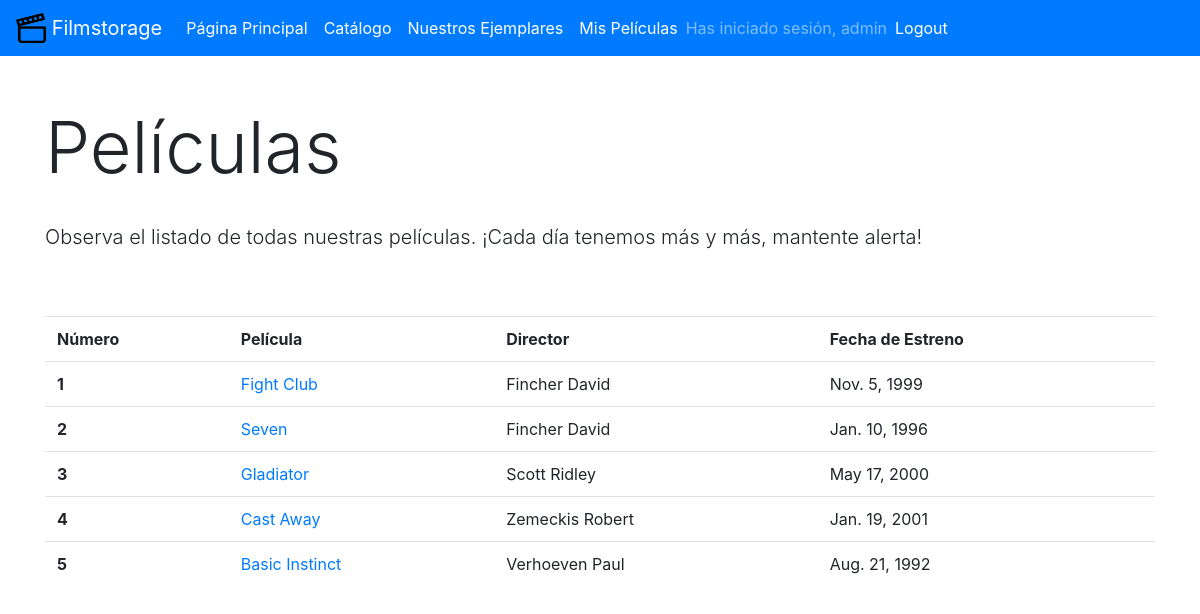
The page /catalog/film_list/ (signed in) on the database its author committed.
### catalog/models.py (models this page shows, shortened)
class Film(models.Model):
    titulo = models.CharField(max_length=50)
    director = ForeignKey('Director', on_delete=models.SET_NULL, null=True)
    genero = ForeignKey('Genre', on_delete=models.SET_NULL, null=True)
    protagonista = ForeignKey('Actor', on_delete=models.SET_NULL, null=True)
    fecha_salida = models.DateField(null=True, blank=True)
    sinopsis = models.TextField(max_length=1000, null=True, blank=True)
    imagen = models.ImageField(upload_to="imagenes", null=True)
    def get_absolute_url(self):
        return reverse('film_detail', args=[str(self.id)])

class Director(models.Model):
    nombre = models.CharField(max_length=30)
    apellido = models.CharField(max_length=30)
    fecha_nacimiento = models.DateField(null=True, blank=True)
    GENRE = (
        ('m', 'Male'),
        ('f', 'Female'),
        ('o', 'Other'),
    )
    sexo = models.CharField(max_length=1, choices=GENRE, blank=True, default='o', help_text="(M/F/O)")

### catalog/views.py (the view)
# urls.py: path('film_list/', views.FilmListView.as_view(), name='film_list'),
class FilmListView(generic.ListView):
    model = Film

### catalog/templates/catalog/film_list.html (shortened to what this page needs)
{% extends "base.html" %}
{% block content %}
<link rel="stylesheet" href="https://maxcdn.bootstrapcdn.com/bootstrap/4.0.0/css/bootstrap.min.css">
<div class="container">
<br><br>
<h1 class="display-3">Películas</h1>
<br>
<p class="lead">
    Observa el listado de todas nuestras películas. ¡Cada día tenemos más y más, mantente alerta!
</p>
<br><br>
<table class="table">
    <tr>
        <th scope="col">Número</th>
        <th scope="col">Película</th>
        <th scope="col">Director</th>
        <th scope="col">Fecha de Estreno</th>
    </tr>
    {% for pelicula in film_list %}
    <tr>
        <th scope="row">{{ forloop.counter }}</th>
        <td><a href=" {{ pelicula.get_absolute_url }} ">{{pelicula.titulo}}</a></td>
        <td>{{pelicula.director.nombre}} {{pelicula.director.apellido}}</td>
        <td>{{pelicula.fecha_salida}}</td>
    </tr>
    {% endfor %}
</table>
</div>
{% endblock%}

### catalog/templates/navbar.html (shortened to what this page needs)
<nav class="navbar navbar-expand-lg navbar-dark bg-primary">
    <a class="navbar-brand" href="{% url 'index' %}">{% load static %} <img src="{% static 'film.png' %}" width="30" height="30" class="d-inline-block align-top" alt="Header image" ><span> </span>Filmstorage</a>
    <div class="collapse navbar-collapse" id="navbarNavDropdown">
      <ul class="navbar-nav">
        <li class="nav-item active">
          <a class="nav-link" href="{% url 'index' %}">Página Principal</a>
        </li>
        <li class="nav-item active">
          <a class="nav-link" href="{% url 'film_list' %}">Catálogo</a>
        </li>
        {% if user.is_authenticated %}
          {% if request.user.is_active and request.user.is_staff %}
            <li class="nav-item active">
              <a class="nav-link" href="{% url 'filminstance_list' %}">Nuestros Ejemplares</a>
            </li>
          {% endif %}
        <li class="nav-item">
          <a class="nav-link active" href="{% url 'my_films' %}">Mis Películas</a>
        </li>
          <span class="navbar-text">Has iniciado sesión, {{ user.get_username }}</span>
        <li class="nav-item active">
          <a class="nav-link" href="{% url 'logout'%}?next={{request.path}}">Logout</a>
        {% else %}
          <a class="nav-link" href="{% url 'login'%}?next={{request.path}}">Login</a>
        {% endif %}
        </li>
      </ul>
    </div>
  </nav>

### rows shown on the page
Film: titulo "Fight Club", director.nombre "Fincher", director.apellido "David", fecha_salida "Nov. 5, 1999"
Film: titulo "Seven", director.nombre "Fincher", director.apellido "David", fecha_salida "Jan. 10, 1996"
Film: titulo "Gladiator", director.nombre "Scott", director.apellido "Ridley", fecha_salida "May 17, 2000"
Film: titulo "Cast Away", director.nombre "Zemeckis", director.apellido "Robert", fecha_salida "Jan. 19, 2001"
Film: titulo "Basic Instinct", director.nombre "Verhoeven", director.apellido "Paul", fecha_salida "Aug. 21, 1992"

### other values the page prints
{{ user.get_username }} "admin"
